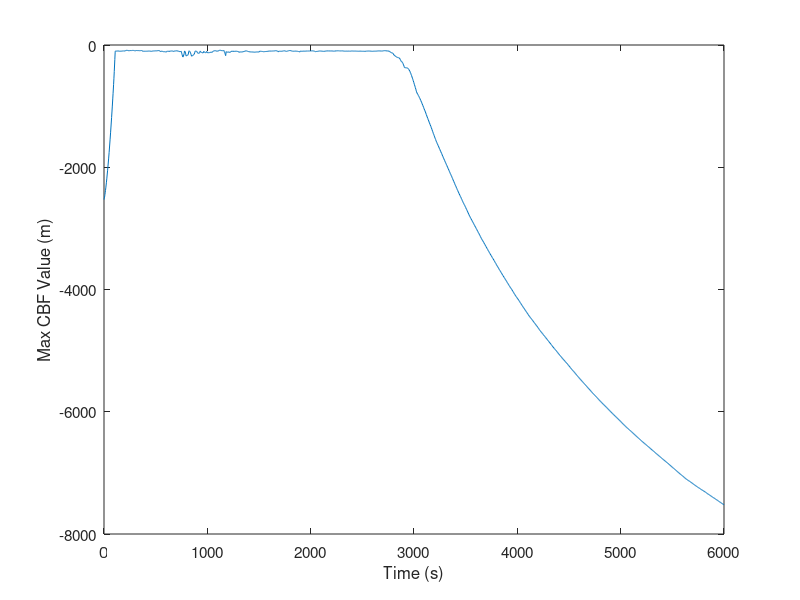

The MATLAB source for this figure: (Note: this script raises an error after producing the figure.)
data = load('Results/SimEros.txt');
control = load('Results/ControlEros.txt');

t = data(:,1);
r = data(:,2:4);
v = data(:,5:7);
% H = data(:,8);
H = control(:,2);
% u = data(:,9:11);
u = control(:,3:5);
sigma = data(:,12);
te = data(:,13);

rho = 500;
epsilon1 = 100;
figure(1); clf;
plot(t, H);
xlabel 'Time (s)'; ylabel 'Max CBF Value (m)';
set(gcf, 'Position', [1850 950 560 200]);
set(gca, 'FontSize', 11);

Eros = load('Eros.mat');
r_rot = zeros(size(r));
omega = [0.0003101010326521003; 6.231917786350903e-5; 9.81048895288355e-5];
for i=1:length(t)
    rot = expm(skew(t(i)*omega)); % body to inertial
    s = rot'*r(i,1:3)';
    r_rot(i,:) = s'/1e3;
end
figure(2); clf;
trisurf(Eros.plates+1, Eros.vertices(:,1), Eros.vertices(:,2), Eros.vertices(:,3), ...
    'FaceColor', [.7; .7; .7], 'FaceAlpha', 1, 'EdgeAlpha', 0.3);
hold on;
plot3(r_rot(:,1), r_rot(:,2), r_rot(:,3),'LineWidth',4); hold on;
plot3(r_rot(1,1), r_rot(1,2), r_rot(1,3),'ko','MarkerFaceColor','b');
r_final = rot'*[20;0;0];
plot3(r_final(1),r_final(2),r_final(3),'ko','MarkerFaceColor','g');
xlabel 'r_x (km)';
ylabel 'r_y (km)';
zlabel 'r_z (km)';
axis equal;
view(-50,30);
set(gcf, 'Position', [1800 100 800 600])
set(gca, 'FontSize', 11); 

figure(3); clf;
plot(t,u);
xlabel 'Time (s)';
ylabel 'Control Input (m/s^2)';
hold on;
plot([t(1), t(end)], [0.1 0.1], 'r--');
plot([t(1), t(end)], [-0.1 -0.1], 'r--');
axis([0 6000 -0.105 0.105])
legend 'u_x' 'u_y' 'u_z';
set(gcf, 'Position', [1850 600 560 200]);
set(gca, 'FontSize', 11); 
l = legend; set(l, 'Orientation', 'horizontal');

return
%%
fig = figure(2); clf;
plotEros = trisurf(Eros.plates+1, Eros.vertices(:,1), Eros.vertices(:,2), Eros.vertices(:,3), ...
    'FaceColor', [.5; .5; .5], 'FaceAlpha', 1, 'EdgeAlpha', 0.3);
hold on;
plot3(r(1,1)/1e3, r(1,2)/1e3, r(1,3)/1e3,'ko','MarkerFaceColor','r','MarkerSize',10);
r_final = [20e3;0;0];
plot3(r_final(1)/1e3,r_final(2)/1e3,r_final(3)/1e3,'ko','MarkerFaceColor','g','MarkerSize',10);
xlabel 'r_x (km)'; ylabel 'r_y (km)'; zlabel 'r_z (km)';
axis equal; view(-70,30);
set(gcf, 'Position', [1500 100 1920 1080])
set(gcf, 'color', 'k')
axis off
plotSC = plot3(r(1,1)/1e3, r(1,2)/1e3, r(1,3)/1e3,'ko','MarkerFaceColor',[.6;.6;1],'MarkerSize',10);

record = 1;
video_duration = 60;
frame_rate = 30;
nframes = video_duration*frame_rate;
moviename = 'MovieEros';
vidObj = VideoWriter(moviename);
vidObj.FrameRate = frame_rate;
if record, open(vidObj); end

for i=1:nframes
    tframe = i*t(end)/nframes;
    rframe = interp1(t, r, tframe)/1e3;
    rot = expm(skew(tframe*omega)); % body to inertial
    vertices = Eros.vertices*rot';
    set(plotEros, 'Vertices', vertices);
    set(plotSC, 'XData', rframe(1), 'YData', rframe(2), 'ZData', rframe(3));
    drawnow;
    
    if record
        this_frame = getframe(fig);
        writeVideo(vidObj,this_frame);
    end
end
if record, close(vidObj); end

return
%%
dist = [];
for i=1:length(Eros.plates)
    r1 = Eros.vertices(Eros.plates(i,1)+1);
    r2 = Eros.vertices(Eros.plates(i,2)+1);
    r3 = Eros.vertices(Eros.plates(i,3)+1);
    dist(end+1) = norm(r1-r2);
    dist(end+1) = norm(r2-r3);
    dist(end+1) = norm(r3-r1);
end
mean_separation = mean(dist)*1e3
max_separation = max(dist)*1e3